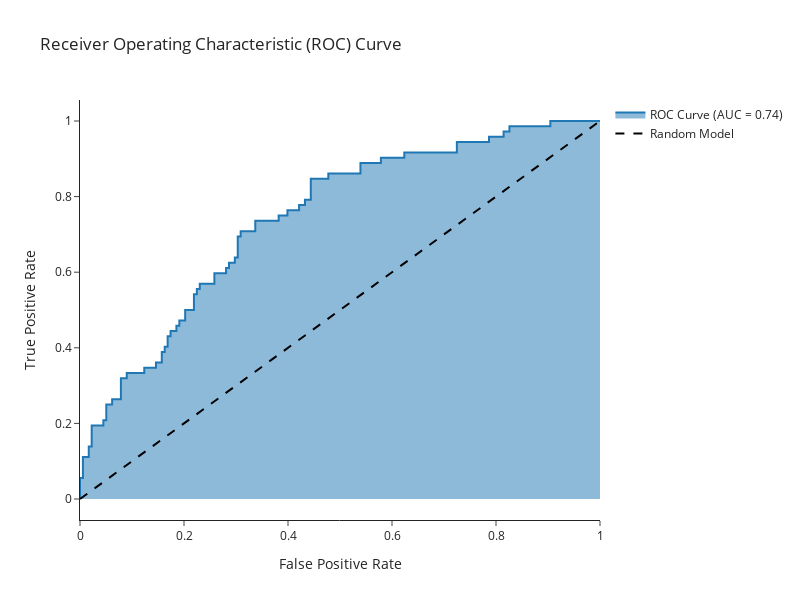

The notebook cell this image was saved under:
### Code cell
# Compute ROC curve and AUC
fpr, tpr, thresholds = roc_curve(y_test, y_pred_p_test)
roc_auc = auc(fpr, tpr)

plot_roc_curve(fpr, tpr, roc_auc)
